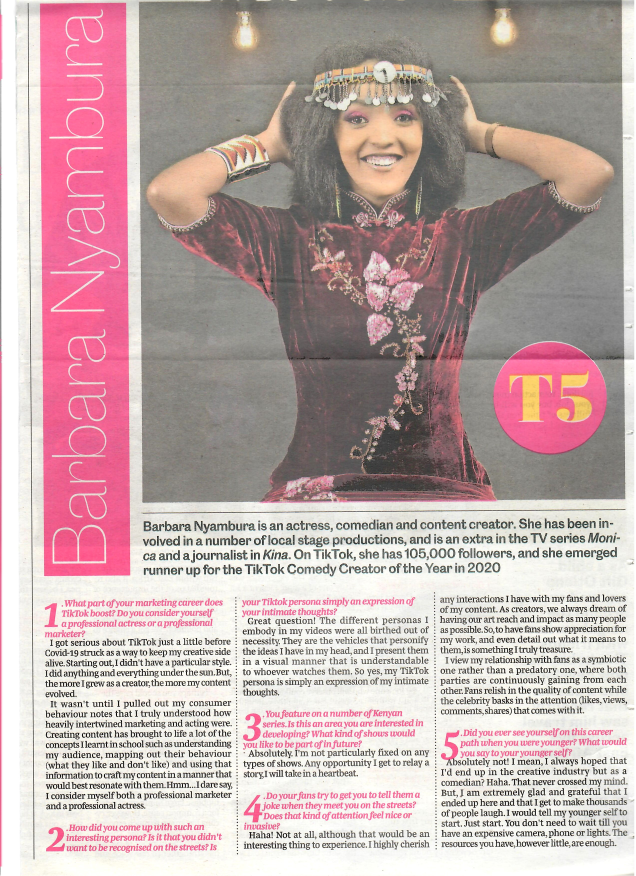
#> input picture book/kenyans-in-print/kip-images/17_12_2021_Nation_MyNetWork_pg9.jpg, 2544 x 3504 px, found by its file name (shown at 1/4 size)
$ jupyter execute kip-pg1.ipynb   (shell and % lines are left out)
#> lines starting #> are read from the running program, lines starting #| are printed output that depends on the picture; after the words box and inside, x2 and y2 are one past the last pixel; in counts of white or black regions, pixels touching at a corner belong together
# Image block segmentation

There are subcomponents in each print image, and the first task is to pick them out based on height.

## I) Image importation

Let's assume we want to break up the image below:

[cell 1]
from PIL import Image # Pillow package
import cv2 # Open CV package
import numpy as np # Numpy package
import math
from pythonRLSA import rlsa

[cell 2]
try:
    sample_image_path = "./kip-images/17_12_2021_Nation_MyNetWork_pg9.jpg"
    img = Image.open(sample_image_path)
#> img is the input picture: PIL image 2544x3504 RGB; mean R, G, B 191.2, 169.6, 169.6
except:
    sample_image_path = "/home/jovyan/book/kenyans-in-print/kip-images/17_12_2021_Nation_MyNetWork_pg9.jpg"
    img = Image.open(sample_image_path)


width, height = img.size
#> width = 2544; height = 3504
display(img.resize(
    (int(width*0.2),int(height*0.2))
    ))
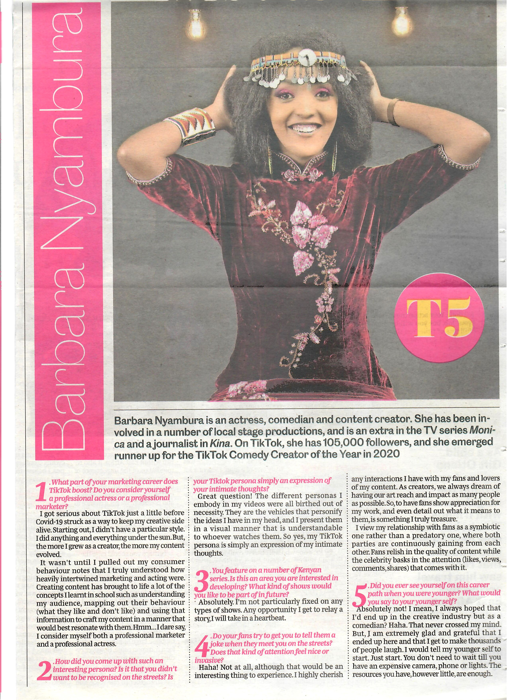
#> shown: PIL image 508x700 RGB; mean R, G, B 191.2, 169.6, 169.6

How can we "read" the article above in a programmatic way?

We would need to isolate various elements in the photo like the title and captions, which are larger than the body text.

Luckily, with AI and OCR technologies, we can do just that.

<br>

## II) Use of the height heuristics approach

Distinguishing between content elements vertically has 3 key steps:

* Convert image to grayscale image, then binary image
* Find contours based on binary grayscale
* Use height heuristics to get indivisual regions in the image taller than others.

### Round One

👇🏾 Reading the image

[cell 3]
image = cv2.imread(sample_image_path)

👇🏾 Converting the image to grayscale

[cell 4]
gray = cv2.cvtColor(image, cv2.COLOR_BGR2GRAY)
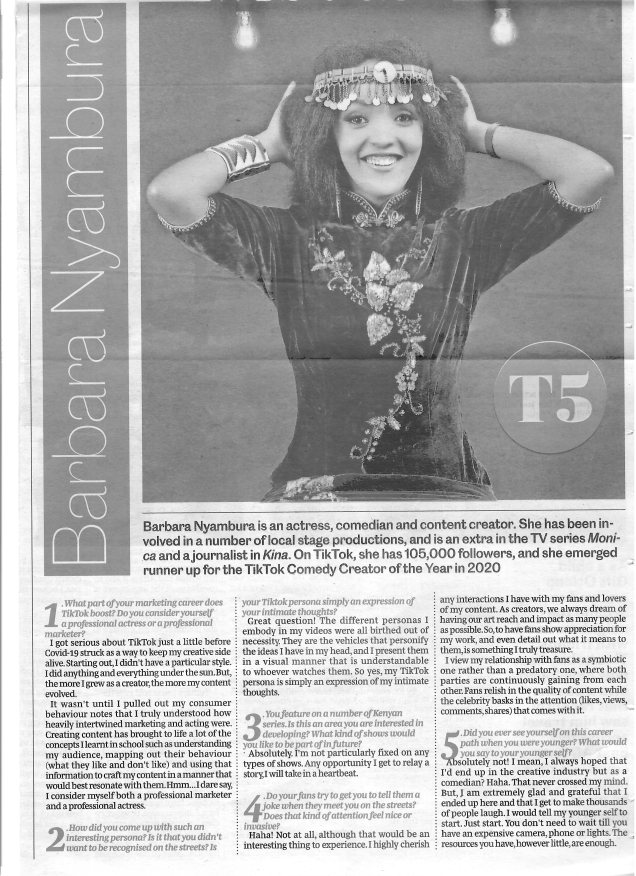
#> gray: shape (3504, 2544) (shown at 1/4 size); min 0, max 255, mean 176.1

👇🏾 Converting the image to binary

[cell 5]
(thresh, binary) = cv2.threshold(gray, 150, 255, cv2.THRESH_BINARY |
                                 cv2.THRESH_OTSU)
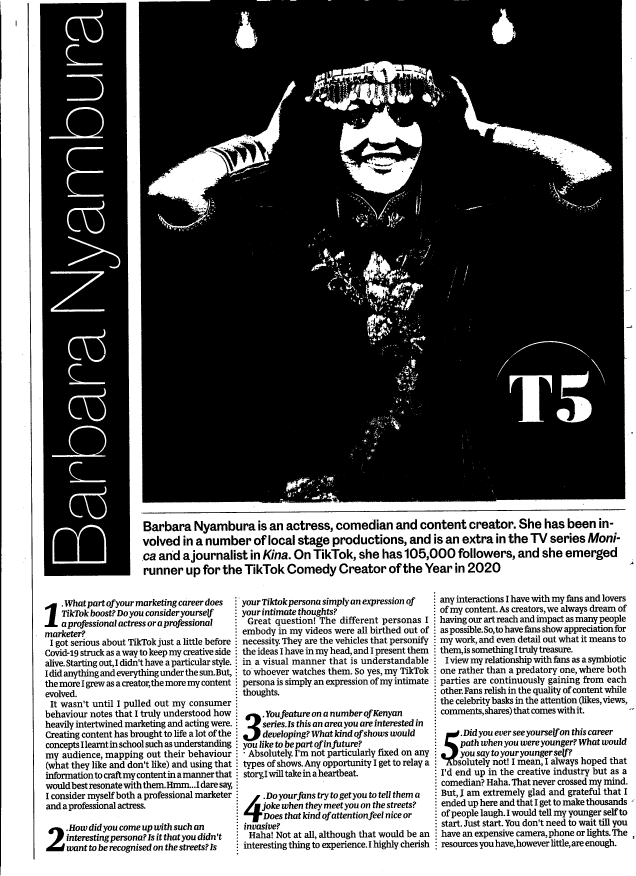
#> binary: shape (3504, 2544) (shown at 1/4 size); 44.3% white; 2764 white regions (1447 under 20 px), largest, box (x1, y1, x2, y2) and area: (0, 0, 2544, 3504) 3535121, (590, 323, 1183, 858) 61668, (1804, 303, 2448, 737) 48845
#> thresh = 182

im_pil = Image.fromarray(binary)

# CODE CHECK CELL
display(im_pil.resize(
    (int(width*0.2),int(height*0.2))
    ))
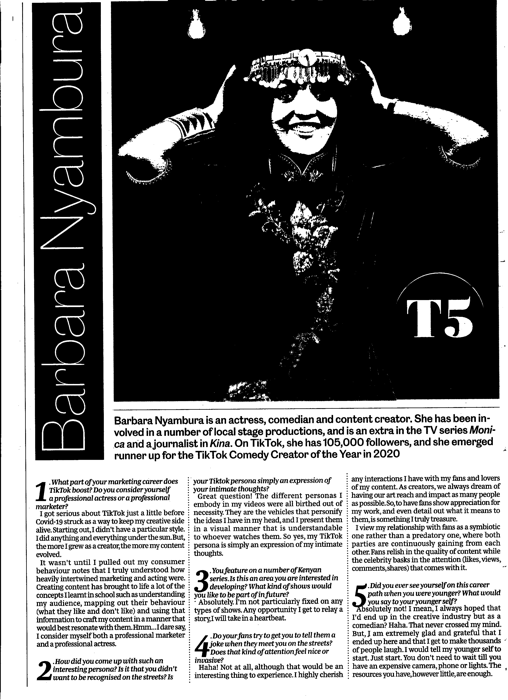
#> shown: PIL image 508x700 L; min 0, max 255, mean 112.6

$ run again, with book/kenyans-in-print/kip-images/part0.jpg copied over book/kenyans-in-print/kip-images/17_12_2021_Nation_MyNetWork_pg9.jpg
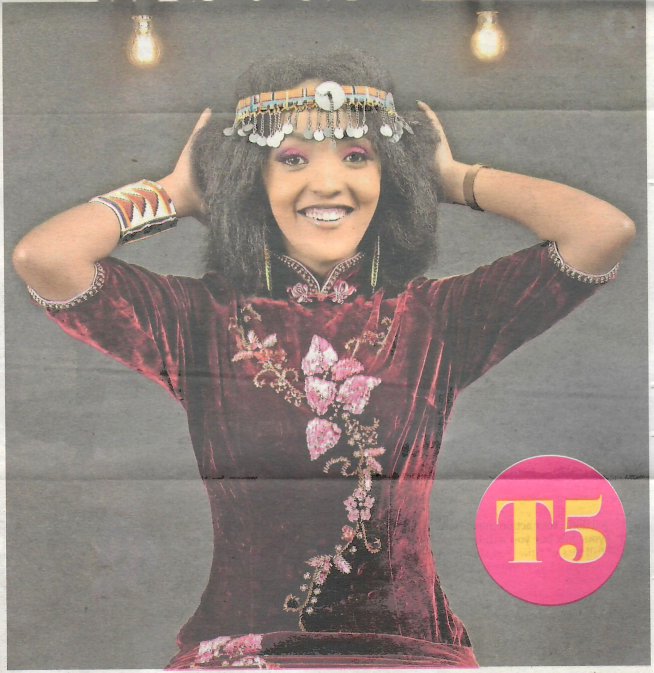
#> input picture book/kenyans-in-print/kip-images/part0.jpg, 1961 x 2017 px, found by its file name (shown at 1/3 size)
#> img is the input picture: PIL image 1961x2017 RGB; mean R, G, B 146.6, 131.3, 126.1
#> `(thresh, binary) = cv2.threshold(gray, 150, 255, cv2.THRESH_BINARY | c..`:
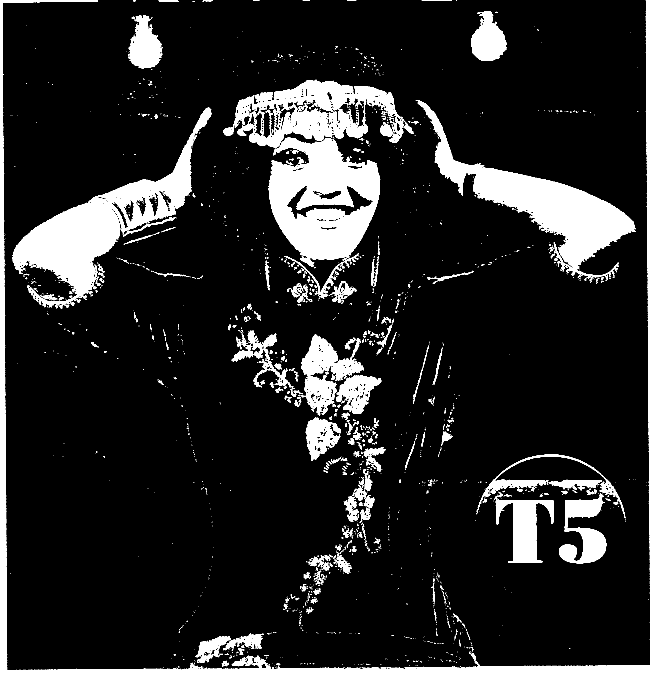
#> binary: shape (2017, 1961) (shown at 1/3 size); 13.2% white; 2067 white regions (1715 under 20 px), largest, box (x1, y1, x2, y2) and area: (0, 0, 1961, 2017) 90866, (36, 321, 635, 925) 81187, (804, 413, 1141, 800) 78081
#> thresh = 162
#> `display(im_pil.resize( (int(width*0.2),int(height*0.2)) ))`:
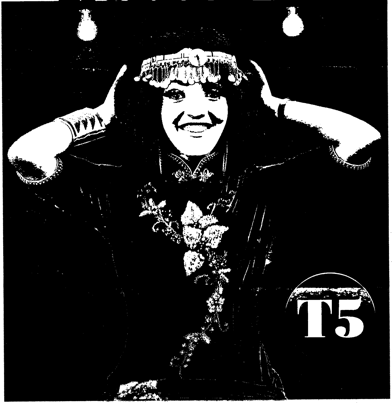
#> shown: PIL image 392x403 L; min 0, max 255, mean 33.7
